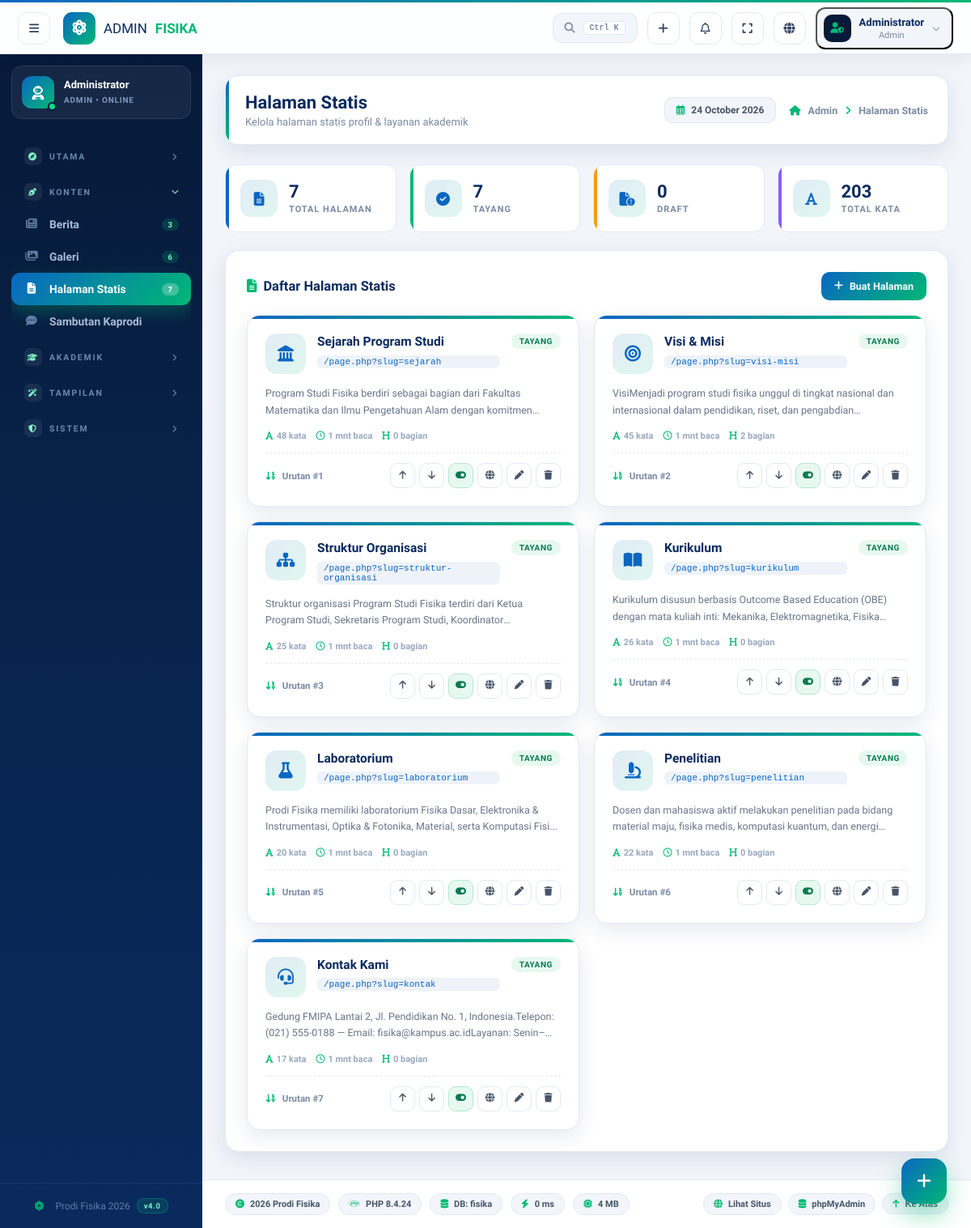
Page /admin/halaman.php (signed in) on the committed database.
### tables this page shows
CREATE TABLE `pages` (
  `id` int(11) NOT NULL,
  `slug` varchar(150) NOT NULL,
  `judul` varchar(200) NOT NULL,
  `konten` longtext,
  `gambar` varchar(255) DEFAULT '',
  `urutan` int(11) DEFAULT '1',
  `status` tinyint(4) DEFAULT '1'
);

### config/config.php (called while the page is built, shortened)
<?php
function q(mysqli $conn, string $sql): array {
    try {
        $r = $conn->query($sql);
        return $r ? $r->fetch_all(MYSQLI_ASSOC) : [];
    } catch (Throwable $e) {
        if (ENVIRONMENT === 'development') {
            error_log('Query error: ' . $e->getMessage() . ' | SQL: ' . $sql);
        }
        return [];
    }
}
function e($v): string { return htmlspecialchars((string)$v, ENT_QUOTES, 'UTF-8'); }
function url(string $path = ''): string { return SITE_URL . '/' . ltrim($path, '/'); }

### admin/halaman.php (the view, shortened to what this page needs)
<?php
require_once __DIR__ . '/../config/config.php';
$edit = null;
$allPages = q($conn, "SELECT * FROM pages");
$hTotal = count($allPages);
$hTayang = count(array_filter($allPages, fn($p) => (int)$p['status'] === 1));
$hDraft  = $hTotal - $hTayang;
$hWords  = 0;
foreach ($allPages as $p) $hWords += str_word_count(strip_tags((string)$p['konten']));
$iconMap = ['sejarah'=>'fa-landmark','visi-misi'=>'fa-bullseye','struktur-organisasi'=>'fa-sitemap','kurikulum'=>'fa-book-open','laboratorium'=>'fa-flask','penelitian'=>'fa-microscope','kontak'=>'fa-headset'];
require_once __DIR__ . '/includes/header.php';
?>
<?php if ($edit): ?>
<div class="h2-edit">
  <form method="post" enctype="multipart/form-data" class="h2-form">
    <input type="hidden" name="csrf" value="<?= csrf_token() ?>">
    <input type="hidden" name="id" value="<?= (int)$edit['id'] ?>">
    <input type="hidden" name="gambar_lama" value="<?= e($edit['gambar']) ?>">
    <div class="h2-h">
      <span class="ic"><i class="fa-solid fa-file-pen"></i></span>
      <div>
        <b><?= $edit['id'] ? 'Edit Halaman Statis' : 'Buat Halaman Baru' ?></b>
        <small><?= $edit['id'] ? 'Memperbarui halaman #' . $edit['id'] : 'Halaman profil, layanan, atau informasi lainnya' ?></small>
      </div>
    </div>
    <div class="h2-fld">
      <label><i class="fa-solid fa-heading"></i> Judul Halaman <span class="req">*</span></label>
      <input name="judul" id="hJudul" value="<?= e($edit['judul']) ?>" placeholder="Contoh: Visi & Misi" required>
    </div>
    <div class="h2-fld">
      <label><i class="fa-solid fa-link"></i> URL Slug <span class="tip">Otomatis dari judul</span></label>
      <div class="h2-slugrow">
        <input name="slug" id="hSlug" value="<?= e($edit['slug']) ?>" placeholder="otomatis-dari-judul">
        <button type="button" onclick="hGenSlug()"><i class="fa-solid fa-arrows-rotate"></i> Generate</button>
        <button type="button" onclick="hCopySlug()"><i class="fa-regular fa-copy"></i> Salin</button>
      </div>
    </div>
    <div class="h2-fld">
      <label><i class="fa-solid fa-align-left"></i> Konten Halaman <span class="req">*</span> <span class="tip" id="hWc">0 kata • 0 mnt baca</span></label>
      <div class="h2-edbar">
        <button type="button" onclick="hWrap('<h2>','</h2>')" title="Judul Bagian"><i class="fa-solid fa-heading"></i> H2</button>
        <button type="button" onclick="hWrap('<h3>','</h3>')" title="Sub Judul">H3</button>
        <button type="button" onclick="hWrap('<p>','</p>')" title="Paragraf"><i class="fa-solid fa-paragraph"></i></button>
        <span class="sep"></span>
        <button type="button" onclick="hWrap('<strong>','</strong>')" title="Tebal"><i class="fa-solid fa-bold"></i></button>
        <button type="button" onclick="hWrap('<em>','</em>')" title="Miring"><i class="fa-solid fa-italic"></i></button>
        <button type="button" onclick="hWrap('<ul>\n<li>','</li>\n</ul>')" title="Daftar"><i class="fa-solid fa-list-ul"></i></button>
        <span class="sep"></span>
        <button type="button" onclick="hWrap('<blockquote>','</blockquote>')" title="Kutipan"><i class="fa-solid fa-quote-left"></i></button>
        <button type="button" onclick="hLink()" title="Tautan"><i class="fa-solid fa-link"></i></button>
        <button type="button" onclick="hWrap('<br>','')" title="Baris Baru"><i class="fa-solid fa-arrow-turn-down"></i></button>
      </div>
      <textarea name="konten" id="hKonten" placeholder="Tulis konten halaman. Gunakan toolbar di atas atau tag HTML dasar."><?= e($edit['konten']) ?></textarea>
    </div>
    <div style="display:grid;grid-template-columns:1.4fr 1fr 1fr;gap:14px">
      <div class="h2-fld">
        <label><i class="fa-solid fa-image"></i> Gambar Pendamping</label>
        <div class="h2-up" id="hUp">
          <img id="pvPage" class="<?= $edit['gambar'] ? '' : 'hidden' ?>" src="<?= $edit['gambar'] ? e(media_url($edit['gambar'])) : '' ?>" alt="">
          <div class="ph <?= $edit['gambar'] ? 'hidden' : '' ?>" id="hPh"><i class="fa-solid fa-image"></i>Klik untuk pilih gambar</div>
          <input type="file" name="gambar" id="hFile" accept="image/*" style="display:none">
        </div>
      </div>
      <div class="h2-fld">
        <label><i class="fa-solid fa-arrow-down-1-9"></i> Urutan</label>
        <input type="number" name="urutan" value="<?= (int)$edit['urutan'] ?>" min="1">
      </div>
      <div class="h2-fld">
        <label><i class="fa-solid fa-signal"></i> Status</label>
        <select name="status" id="hStatus">
          <option value="1" <?= $edit['status'] ? 'selected' : '' ?>>✓ Tayang</option>
          <option value="0" <?= !$edit['status'] ? 'selected' : '' ?>>⏳ Draft</option>
        </select>
      </div>
    </div>
    <div class="h2-actions" style="flex-direction:row;flex-wrap:wrap">
      <button type="submit" name="simpan" value="1" class="btn-primary"><i class="fa-solid fa-floppy-disk"></i> <?= $edit['id'] ? 'Perbarui Halaman' : 'Simpan Halaman' ?></button>
      <button type="button" class="sec" onclick="hPreview()"><i class="fa-solid fa-eye"></i> Pratinjau</button>
      <a class="sec" href="<?= url('admin/halaman.php') ?>"><i class="fa-solid fa-xmark"></i> Batal</a>
    </div>
  </form>
  <aside class="h2-side">
    <div class="h2-scard">
      <h5><i class="fa-solid fa-gauge-high"></i> Statistik Konten</h5>
      <div class="h2-sline"><span><i class="fa-solid fa-font"></i> Kata</span><b id="hStW">0</b></div>
      <div class="h2-sline"><span><i class="fa-regular fa-clock"></i> Waktu Baca</span><b id="hStR">0 mnt</b></div>
      <div class="h2-sline"><span><i class="fa-solid fa-heading"></i> Sub Judul</span><b id="hStH">0</b></div>
      <div class="h2-sline"><span><i class="fa-solid fa-list"></i> Daftar</span><b id="hStL">0</b></div>
      <div class="h2-sline"><span><i class="fa-solid fa-signal"></i> Status</span><b id="hStS"><?= $edit['status'] ? 'Tayang' : 'Draft' ?></b></div>
    </div>
    <div class="h2-scard">
      <h5><i class="fa-solid fa-eye"></i> Pratinjau Langsung</h5>
      <div class="h2-lp">
        <h1 id="hLpJudul"><?= e($edit['judul'] ?: 'Judul Halaman') ?></h1>
        <div class="body" id="hLpBody"><?= $edit['konten'] ? render_content($edit['konten']) : '<p style="color:#9aa8bf">Konten akan tampil di sini...</p>' ?></div>
      </div>
    </div>
  </aside>
</div>
<div class="h2-modal h2-pvmodal" id="hPvModal">
  <div class="h2-modal-box">
    <div class="h2-pvhead">
      <i class="fa-solid fa-globe" style="color:var(--green);font-size:16px"></i>
      <span class="url" id="hPvUrl">—</span>
      <button type="button" class="icon-btn" onclick="document.getElementById('hPvModal').classList.remove('open')"><i class="fa-solid fa-xmark"></i></button>
    </div>
    <div class="h2-pvbody" id="hPvBody"></div>
  </div>
</div>
<script>
(function(){
  var j = document.getElementById('hJudul'), s = document.getElementById('hSlug'), k = document.getElementById('hKonten'), st = document.getElementById('hStatus');
  var lpJ = document.getElementById('hLpJudul'), lpB = document.getElementById('hLpBody');
  if (j && lpJ) j.addEventListener('input', function(){
    lpJ.textContent = this.value || 'Judul Halaman';
    if (s && !s.dataset.locked) hGenSlug();
  });
  if (s) s.addEventListener('input', function(){ s.dataset.locked = '1'; });
  window.hGenSlug = function(){
    if (!j || !s) return;
    s.value = j.value.toLowerCase().trim().replace(/[^a-z0-9]+/g,'-').replace(/^-|-$/g,'');
    s.dataset.locked = '';
  };
  window.hCopySlug = function(){
    if (s) navigator.clipboard && navigator.clipboard.writeText(s.value).then(function(){ if (window.a2Toast) a2Toast('Slug disalin!'); });
  };
  if (k) {
    var upd = function(){
      var raw = k.value;
      var txt = raw.replace(/<[^>]+>/g,' ');
      var w = txt.trim().split(/\s+/).filter(Boolean).length;
      var m = Math.max(1, Math.round(w / 200));
      var wc = document.getElementById('hWc');
      if (wc) wc.textContent = w + ' kata • ' + m + ' mnt baca';
      var sw = document.getElementById('hStW'), sr = document.getElementById('hStR'), sh = document.getElementById('hStH'), sl = document.getElementById('hStL');
      if (sw) sw.textContent = w;
      if (sr) sr.textContent = m + ' mnt';
      if (sh) sh.textContent = (raw.match(/<h[23][^>]*>/gi) || []).length;
      if (sl) sl.textContent = (raw.match(/<ul|<ol/gi) || []).length;
      if (lpB) lpB.innerHTML = raw ? raw : '<p style="color:#9aa8bf">Konten akan tampil di sini...</p>';
    };
    k.addEventListener('input', upd); upd();
    /* Toolbar wrap selection */
    window.hWrap = function(before, after){
      var st0 = k.selectionStart, en = k.selectionEnd, val = k.value;
      var sel = val.substring(st0, en) || 'teks';
      k.value = val.substring(0, st0) + before + sel + after + val.substring(en);
      k.focus();
      k.selectionStart = st0 + before.length;
      k.selectionEnd = st0 + before.length + sel.length;
      k.dispatchEvent(new Event('input'));
    };
    window.hLink = function(){
      var u = prompt('URL tautan:', 'https://');
      if (u) hWrap('<a href="' + u + '">', '</a>');
    };
  }
  if (st) st.addEventListener('change', function(){
    var el = document.getElementById('hStS');
    if (el) el.textContent = this.value === '1' ? 'Tayang' : 'Draft';
  });
  /* Image upload */
  var up = document.getElementById('hUp'), f = document.getElementById('hFile'), pv = document.getElementById('pvPage'), ph = document.getElementById('hPh');
  if (up && f) {
    up.addEventListener('click', function(e){ if (e.target.tagName !== 'IMG') f.click(); });
    ['dragenter','dragover'].forEach(function(ev){ up.addEventListener(ev, function(e){ e.preventDefault(); up.classList.add('drag'); }); });
    ['dragleave','drop'].forEach(function(ev){ up.addEventListener(ev, function(e){ e.preventDefault(); up.classList.remove('drag'); }); });
    up.addEventListener('drop', function(e){ if (e.dataTransfer.files[0]) { f.files = e.dataTransfer.files; prev(); } });
    f.addEventListener('change', prev);
    function prev(){
      if (!f.files[0]) return;
      var rd = new FileReader();
      rd.onload = function(ev){ pv.src = ev.target.result; pv.classList.remove('hidden'); if (ph) ph.classList.add('hidden'); };
      rd.readAsDataURL(f.files[0]);
    }
  }
  /* Preview modal */
  window.hPreview = function(){
    var judul = j ? j.value : '';
    var isi = k ? k.value : '';
    var img = pv && !pv.classList.contains('hidden') ? pv.src : '';
    var html = '<h1>' + (judul || '(Tanpa Judul)') + '</h1>';
    if (img) html += '<img class="pvimg" src="' + img + '">';
    html += '<div class="isi">' + (isi || '<p>(Belum ada konten)</p>') + '</div>';
    document.getElementById('hPvBody').innerHTML = html;
    document.getElementById('hPvUrl').textContent = window.location.origin + '/page.php?slug=' + (s && s.value ? s.value : '...');
    document.getElementById('hPvModal').classList.add('open');
  };
  document.getElementById('hPvModal').addEventListener('click', function(e){ if (e.target === this) this.classList.remove('open'); });
  document.addEventListener('keydown', function(e){ if (e.key === 'Escape') document.querySelectorAll('.h2-modal.open').forEach(function(m){ m.classList.remove('open'); }); });
})();
</script>
<?php else: ?>
<div class="h2-stats">
  <div class="h2-st c-b"><span class="h2-st-ic"><i class="fa-solid fa-file-lines"></i></span><div><b><?= $hTotal ?></b><small>Total Halaman</small></div></div>
  <div class="h2-st c-g"><span class="h2-st-ic"><i class="fa-solid fa-circle-check"></i></span><div><b><?= $hTayang ?></b><small>Tayang</small></div></div>
  <div class="h2-st c-a"><span class="h2-st-ic"><i class="fa-solid fa-file-circle-exclamation"></i></span><div><b><?= $hDraft ?></b><small>Draft</small></div></div>
  <div class="h2-st c-p"><span class="h2-st-ic"><i class="fa-solid fa-font"></i></span><div><b><?= number_format($hWords) ?></b><small>Total Kata</small></div></div>
</div>
<div class="panel">
  <div class="panel-head" style="margin-bottom:18px">
    <h3 style="margin:0"><i class="fa-solid fa-file-lines" style="color:var(--green);margin-right:8px"></i>Daftar Halaman Statis</h3>
    <a class="btn-small" href="?edit=0"><i class="fa-solid fa-plus"></i> Buat Halaman</a>
  </div>
  <?php if (!$allPages): ?>
  <div class="h2-empty">
    <div class="eic"><i class="fa-solid fa-file-lines"></i></div>
    <h3>Belum ada halaman</h3>
    <p>Buat halaman statis pertama Anda (profil, visi misi, kurikulum, dll).</p>
    <a href="?edit=0" class="btn-primary"><i class="fa-solid fa-plus"></i> Buat Halaman Pertama</a>
  </div>
  <?php else: ?>
  <div class="h2-grid">
    <?php foreach ($allPages as $p):
      $w = str_word_count(strip_tags((string)$p['konten']));
      $ic = $iconMap[$p['slug']] ?? 'fa-file-lines'; ?>
    <div class="h2-card <?= $p['status'] ? '' : 'draft' ?>">
      <div class="h2-top">
        <span class="h2-ic"><i class="fa-solid <?= e($ic) ?>"></i></span>
        <div style="flex:1;min-width:0">
          <h4><?= e($p['judul']) ?></h4>
          <code>/page.php?slug=<?= e($p['slug']) ?></code>
        </div>
        <span class="h2-badge <?= $p['status'] ? 'on' : 'off' ?>"><?= $p['status'] ? 'TAYANG' : 'DRAFT' ?></span>
      </div>
      <p><?= e(mb_strimwidth(trim(strip_tags($p['konten'])), 0, 130, '...')) ?></p>
      <div class="h2-meta">
        <span><i class="fa-solid fa-font"></i><?= number_format($w) ?> kata</span>
        <span><i class="fa-regular fa-clock"></i><?= max(1, (int)round($w / 200)) ?> mnt baca</span>
        <span><i class="fa-solid fa-heading"></i><?= count(preg_grep('/^h/', array_map(fn($m) => $m[0], [])) ) ?: substr_count(strtolower($p['konten']), '<h2') + substr_count(strtolower($p['konten']), '<h3') ?> bagian</span>
      </div>
      <div class="h2-foot">
        <span class="h2-ord"><i class="fa-solid fa-arrow-down-1-9"></i> Urutan #<?= (int)$p['urutan'] ?></span>
        <div class="h2-acts">
          <form method="post" class="inline"><button name="arah" value="naik" title="Naikkan"><i class="fa-solid fa-arrow-up"></i></button></form>
          <form method="post" class="inline"><button name="arah" value="turun" title="Turunkan"><i class="fa-solid fa-arrow-down"></i></button></form>
          <form method="post" class="inline"><button name="toggle" value="1" class="tg <?= $p['status'] ? '' : 'off' ?>" title="<?= $p['status'] ? 'Jadikan draft' : 'Terbitkan' ?>"><i class="fa-solid <?= $p['status'] ? 'fa-toggle-on' : 'fa-toggle-off' ?>"></i></button></form>
          <a target="_blank" href="<?= url('page.php?slug=' . e($p['slug'])) ?>" title="Lihat"><i class="fa-solid fa-globe"></i></a>
          <a href="?edit=<?= (int)$p['id'] ?>" title="Edit"><i class="fa-solid fa-pen"></i></a>
          <button type="button" class="dng" onclick="hDel(<?= (int)$p['id'] ?>,'<?= e(addslashes($p['judul'])) ?>')" title="Hapus"><i class="fa-solid fa-trash"></i></button>
        </div>
      </div>
    </div>
    <?php endforeach; ?>
  </div>
  <?php endif; ?>
</div>
<a href="?edit=0" style="position:fixed;right:30px;bottom:30px;width:56px;height:56px;border-radius:16px;background:var(--grad);color:#fff;display:grid;place-items:center;font-size:20px;box-shadow:0 14px 30px rgba(0,184,116,.4);transition:.3s;z-index:100;text-decoration:none" onmouseover="this.style.transform='translateY(-4px) scale(1.08)'" onmouseout="this.style.transform=''">
  <i class="fa-solid fa-plus"></i>
</a>
<?php endif; ?>
<?php require_once __DIR__ . '/includes/footer.php'; ?>

### rows in the picture
pages: judul "Sejarah Program Studi", slug "sejarah", status "TAYANG", konten "Program Studi Fisika berdiri sebagai bagian dari Fakultas Matematika dan Ilmu Pengetahuan Alam dengan…", konten "48", max(1,(int)round($w/200)) "1", konten "0", urutan "1"
pages: judul "Visi & Misi", slug "visi-misi", status "TAYANG", konten "VisiMenjadi program studi fisika unggul di tingkat nasional dan internasional dalam pendidikan, riset, dan…", konten "45", max(1,(int)round($w/200)) "1", konten "2", urutan "2"
pages: judul "Struktur Organisasi", slug "struktur-organisasi", status "TAYANG", konten "Struktur organisasi Program Studi Fisika terdiri dari Ketua Program Studi, Sekretaris Program Studi,…", konten "25", max(1,(int)round($w/200)) "1", konten "0", urutan "3"
pages: judul "Kurikulum", slug "kurikulum", status "TAYANG", konten "Kurikulum disusun berbasis Outcome Based Education (OBE) dengan mata kuliah inti: Mekanika, Elektromagnetika,…", konten "26", max(1,(int)round($w/200)) "1", konten "0", urutan "4"
pages: judul "Laboratorium", slug "laboratorium", status "TAYANG", konten "Prodi Fisika memiliki laboratorium Fisika Dasar, Elektronika & Instrumentasi, Optika & Fotonika, Material, serta Komputasi Fisi...", konten "20", max(1,(int)round($w/200)) "1", konten "0", urutan "5"
pages: judul "Penelitian", slug "penelitian", status "TAYANG", konten "Dosen dan mahasiswa aktif melakukan penelitian pada bidang material maju, fisika medis, komputasi kuantum, dan…", konten "22", max(1,(int)round($w/200)) "1", konten "0", urutan "6"
pages: judul "Kontak Kami", slug "kontak", status "TAYANG", konten "Gedung FMIPA Lantai 2, Jl. Pendidikan No. 1, Indonesia.Telepon: (021) 555-0188 — Email:…", konten "17", max(1,(int)round($w/200)) "1", konten "0", urutan "7"

### other values in the picture
$_SESSION['admin_name'] "Administrator"
$_SESSION['admin_role'] "Admin"
$_SESSION['admin_role'] "ADMIN"
$g[0] "UTAMA"
$g[0] "KONTEN"
$n[2] "Berita"
$n[3] "3"
$n[2] "Galeri"
$n[3] "6"
$n[2] "Halaman Statis"
$n[3] "7"
$n[2] "Sambutan Kaprodi"
$g[0] "AKADEMIK"
$g[0] "TAMPILAN"
$g[0] "SISTEM"
